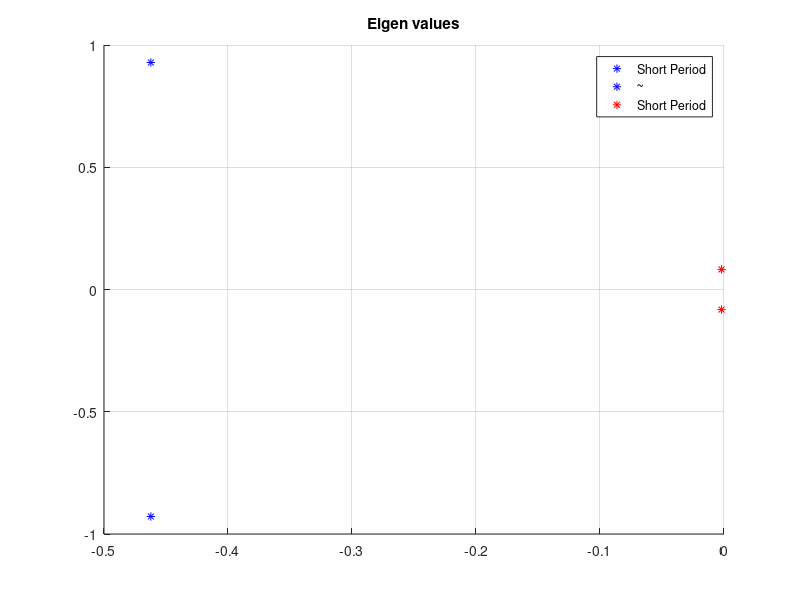

Recreate this plot in MATLAB. (Note: this script raises an error after producing the figure.)
%%%%%%%%%%%%%%%%%%%%%%%%%%%%%%%%%%%%%%%%%%%%%%%%%%%%%%%%%%%%%%%%%%%%%%%%%%%
% Author: Samuel Razumovskiy
% Date written: 10/17/19
% Date modified: 10/24/19
% 
% Purpose: Finding the eigenvalues of a 737 and observing its flight
% characteristics
%
%%%%%%%%%%%%%%%%%%%%%%%%%%%%%%%%%%%%%%%%%%%%%%%%%%%%%%%%%%%%%%%%%%%%%%%%%%%

clear,clc,close all

%% Question 2

% Defining all the variables
Xu = -712.6;
Xw = 22561;
Xq = 0;
Xwd = 0;
Xdel = 177653;
Zu = -19584;
Zw = -124932;
Zq = -561782;
Zwd = 4529.7;
Zedl = -1.48e6;
Mu = 36367;
Mw = -250289;
Mq = -1.89e7;
Mwd = -18406;
Mdel = -4.89e7;
exz = -6.8;
Ix = 2.468e7;
Iy = 4.488e7;
Iz = 6.738e7;
Izx = 1.315e6;
m = 6.366e5*4.448/9.81;
V = 157.9;
g = 9.81;
u0 = V;

% Defining equations using variables
Xup = Xu*cosd(exz)^2-(Xw+Zu)*sind(exz)*cosd(exz)+Zw*sind(exz)^2;
Xwp = Xw*cosd(exz)^2+(Xu-Zw)*sind(exz)*cosd(exz)-Zu*sind(exz)^2;
Xqp = Xq*cosd(exz)-Zq*sind(exz);
Xudp = Zwd*sin(exz)^2;
Xwdp = -Zwd*sind(exz)*cosd(exz);
Zup = Zu*cosd(exz)^2-(Zw-Xu)*sind(exz)*cosd(exz)-Xw*sind(exz)^2;
Zwp = Zw*cosd(exz)^2+(Zu+Xw)*sind(exz)*cosd(exz)+Xu*sind(exz)^2;
Zqp = Zq*cosd(exz)+Xq*sind(exz);
Zudp = -Zwd*sind(exz)*cosd(exz);
Zwdp = Zwd*cosd(exz)^2;
Mup = Mu*cosd(exz)-Mw*sind(exz);
Mwp = Mw*cosd(exz)+Mu*sind(exz);
Mqp = Mq;
Mudp = -Mwd*sind(exz);
Mwdp = Mwd*cosd(exz);

%% Question 3
% Calculating the A matrix
A = [Xup/m,Xwp/m,0,-g;Zup/(m-Zwdp),Zwp/(m-Zwdp),(Zqp+m*u0)/(m-Zwdp),0;...
    1/Iy*(Mup+(Mwdp*Zup/(m-Zwdp))),1/Iy*(Mwp+(Mwdp*Zwp/(m-Zwdp))),1/Iy*(Mqp+(Mwdp*(Zup+m*u0)/(m-Zwdp))),0;
    0,0,1,0];

fprintf('A = \n')
disp(A)

%% Question 4

% Calculating Eigen Values
[V,D] = eig(A);

lam1 = D(1);
lam2 = D(2,2);
lam3 = D(3,3);
lam4 = D(4,4);
figure
hold on
grid on
plot(D(1),'*b')
plot(D(2,2),'*b')
plot(D(3,3),'*r')
plot(D(4,4),'*r')
title('Eigen values')
legend('Short Period','~','Short Period')

% Finding the Damping ratio and the natural frequency
eta_sp = real(lam1);
nu_sp = imag(lam1);
eta_ph = real(lam3);
nu_ph = imag(lam3);

z_sp = sqrt(1/(1+(nu_sp/eta_sp)^2));
wn_sp = -eta_sp/z_sp;

z_ph = sqrt(1/(1+(nu_ph/eta_ph)^2));
wn_ph = -eta_ph/z_ph;

%% Question 5

m = [Mqp/Iy,Mwp*u0/Iy;1,0];
[V2,D2] = eig(m);

%% Question 6

dvelU = 10;
dvelW = 10;
dq = .1;
dtheta = .1;

changes = [0,0,0,0;dvelU,0,0,0;0,dvelW,0,0;0,0,dq,0;0,0,0,dtheta];
names = ["Steady State","Perturbation \Delta u","Perturbation \Delta w","Perturbation \Delta q","Perturbation \Delta \theta"];


for i = 1:length(changes)
    CH = changes(i,:);
    tspan = [0 100];
    
    pos_N = 0; pos_E = 0; pos_D = 0; % m E frame
    u = CH(1); v = 0; w = CH(2); % m/s B frame
    y_trans = [pos_N; pos_E; pos_D; u; v; w];
    
    psi = 0; theta = CH(4); phi = 0; % rad
    p = 0; q = CH(3); r = 0; % rad/s B frame
    y_rot = [psi; theta; phi; p; q; r];
    
    y = [y_trans;y_rot];
    opt = odeset('maxstep',0.001);
    
    [t,pos] = ode45(@(t,y)linearized_Aircraft_ODE(t,y,u0,A),tspan,y,opt);
    
    figure
    sgtitle(names(i))
    subplot(3,2,1)
    plot(t,pos(:,1),'r')
    title("Problem 6 Positions Lon")
    ylabel('N (m)')
    grid on
    
    subplot(3,2,3)
    plot(t,pos(:,2),'b')
    ylabel('E (m)')
    grid on
    
    subplot(3,2,5)
    plot(t,pos(:,3),'g')
    ylabel('D (m)')
    xlabel('Time (s)')
    grid on
    
    subplot(3,2,2)
    plot(t,pos(:,8).*180./pi,'r')
    title("Problem 6 Orientation Lon")
    ylabel("\theta (deg)")
    grid on
    
    subplot(3,2,4)
    plot(t,pos(:,9).*180./pi,'b')
    ylabel("\phi (deg)")
    grid on
    
    subplot(3,2,6)
    plot(t,pos(:,7).*180./pi,'g')
    ylabel("\psi (deg)")
    xlabel('Time (s)')
    grid on
    
end